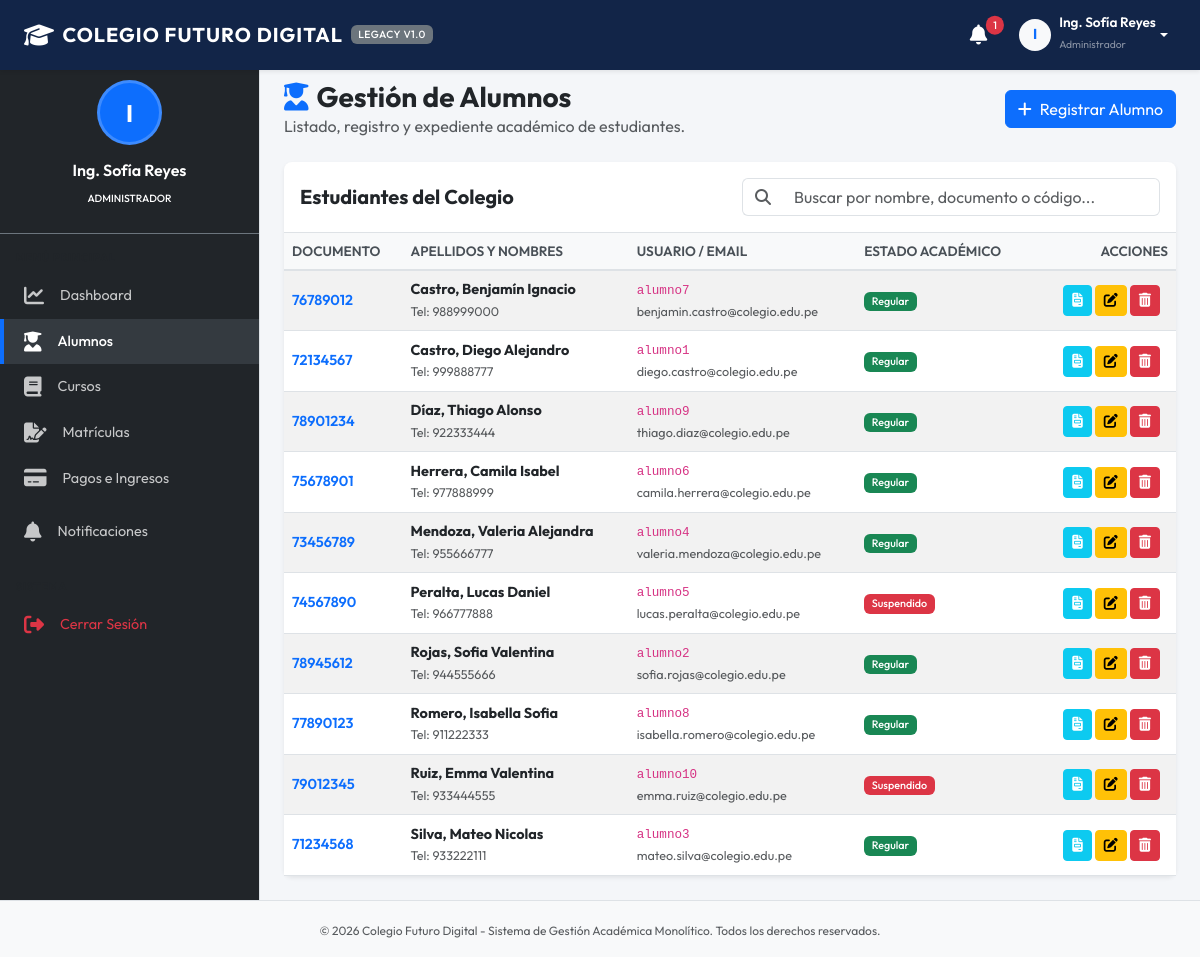
The app's page /modules/alumnos.php (signed in), older data.
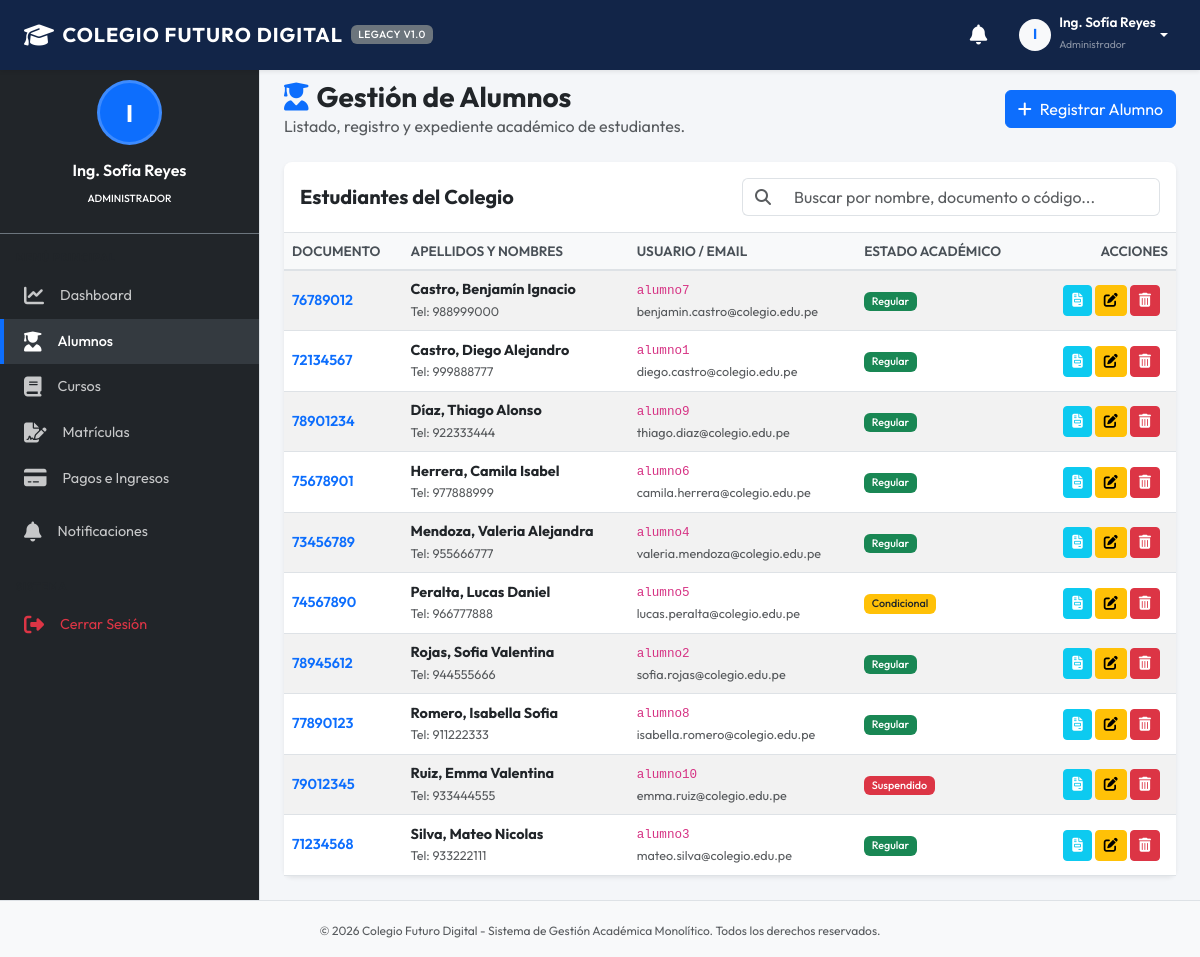
The same page, newer data.
### tables this page shows
CREATE TABLE alumnos (
            id INTEGER PRIMARY KEY AUTOINCREMENT,
            usuario_id INTEGER UNIQUE,
            nombre TEXT NOT NULL,
            apellido TEXT NOT NULL,
            documento TEXT UNIQUE NOT NULL,
            fecha_nacimiento TEXT,
            direccion TEXT,
            telefono TEXT,
            estado_academico TEXT DEFAULT 'Regular' CHECK(estado_academico IN ('Regular', 'Condicional', 'Suspendido', 'Egresado')),
            FOREIGN KEY (usuario_id) REFERENCES usuarios(id) ON DELETE SET NULL
        );

CREATE TABLE usuarios (
            id INTEGER PRIMARY KEY AUTOINCREMENT,
            username TEXT UNIQUE NOT NULL,
            password TEXT NOT NULL,
            nombre TEXT NOT NULL,
            email TEXT,
            rol TEXT NOT NULL CHECK(rol IN ('Director', 'Administrador', 'Docente', 'Alumno', 'Padre de familia'))
        );

### modules/alumnos.php (the view, shortened to what the changed rows need)
<?php
require_once __DIR__ . '/../config/db.php';
$rol = $_SESSION['usuario_rol'];
$can_modify = in_array($rol, ['Director', 'Administrador']);
$action = $_GET['action'] ?? 'list';
require_once __DIR__ . '/../includes/header.php';
require_once __DIR__ . '/../includes/sidebar.php';
?>
<div class="d-flex justify-content-between align-items-center mb-4">
    <div>
        <h1 class="h3 mb-0 text-dark fw-bold"><i class="fa-solid fa-user-graduate me-2 text-primary"></i>Gestión de Alumnos</h1>
    </div>
</div>
<?php if ($action === 'list'): ?>
    <?php
    try {
        $stmt = $pdo->query("
            SELECT a.*, u.username, u.email
            FROM alumnos a
            LEFT JOIN usuarios u ON a.usuario_id = u.id
            ORDER BY a.apellido ASC, a.nombre ASC
        ");
        $alumnos = $stmt->fetchAll();
    } catch (PDOException $e) {
        echo "<div class='alert alert-danger'>Error al cargar alumnos: " . $e->getMessage() . "</div>";
        $alumnos = [];
    }
    ?>
    <div class="card bg-white shadow-sm border-0">
        <div class="card-body p-0">
            <div class="table-responsive">
                <table class="table table-hover table-striped align-middle mb-0">
                    <thead>
                        <tr>
                            <th>Documento</th>
                            <th>Apellidos y Nombres</th>
                            <th>Usuario / Email</th>
                            <th>Estado Académico</th>
                            <th class="text-end">Acciones</th>
                        </tr>
                    </thead>
                    <tbody>
                        <?php if (empty($alumnos)): ?>
                            <tr>
                                <td colspan="5" class="text-center py-4 text-muted">No hay alumnos registrados en el sistema.</td>
                            </tr>
                        <?php else: ?>
                            <?php foreach ($alumnos as $al): ?>
                                <tr>
                                    <td class="fw-semibold text-primary"><?php echo htmlspecialchars($al['documento']); ?></td>
                                    <td>
                                        <div class="fw-bold"><?php echo htmlspecialchars($al['apellido'] . ', ' . $al['nombre']); ?></div>
                                        <small class="text-muted">Tel: <?php echo htmlspecialchars($al['telefono'] ?: '-'); ?></small>
                                    </td>
                                    <td>
                                        <div><code><?php echo htmlspecialchars($al['username'] ?: ''); ?></code></div>
                                        <small class="text-muted"><?php echo htmlspecialchars($al['email'] ?: ''); ?></small>
                                    </td>
                                    <td>
                                        <?php
                                        $badgeColor = 'bg-success';
                                        if ($al['estado_academico'] === 'Condicional') $badgeColor = 'bg-warning text-dark';
                                        elseif ($al['estado_academico'] === 'Suspendido') $badgeColor = 'bg-danger';
                                        elseif ($al['estado_academico'] === 'Egresado') $badgeColor = 'bg-info';
                                        ?>
                                        <span class="badge <?php echo $badgeColor; ?>"><?php echo $al['estado_academico']; ?></span>
                                    </td>
                                    <td class="text-end px-3">
                                        <a href="alumnos.php?action=view&id=<?php echo $al['id']; ?>" class="btn btn-sm btn-info text-white" title="Ver Expediente"><i class="fa-solid fa-file-invoice"></i></a>
                                        <?php if ($can_modify): ?>
                                            <a href="alumnos.php?action=edit&id=<?php echo $al['id']; ?>" class="btn btn-sm btn-warning" title="Editar"><i class="fa-solid fa-pen-to-square"></i></a>
                                            <a href="alumnos.php?action=delete&id=<?php echo $al['id']; ?>" class="btn btn-sm btn-danger" title="Eliminar" onclick="return confirmarEliminacion('¿Desea eliminar este alumno? Se borrarán sus notas, asistencias, pagos y su usuario del sistema.');"><i class="fa-solid fa-trash-can"></i></a>
                                        <?php endif; ?>
                                    </td>
                                </tr>
                            <?php endforeach; ?>
                        <?php endif; ?>
                    </tbody>
                </table>
            </div>
        </div>
    </div>
<?php endif; ?>
<?php
require_once __DIR__ . '/../includes/footer.php';
?>

### includes/header.php (shortened to what the changed rows need)
<?php
$is_module = (strpos($_SERVER['SCRIPT_NAME'], '/modules/') !== false);
$base_path = $is_module ? '../' : './';
require_once __DIR__ . '/../config/db.php';
$notif_count = 0;
try {
    $stmtNotif = $pdo->prepare("SELECT COUNT(*) FROM notificaciones WHERE usuario_id = ? AND leido = 0");
    $stmtNotif->execute([$_SESSION['usuario_id']]);
    $notif_count = $stmtNotif->fetchColumn();
} catch (PDOException $e) {
}
?>
<!DOCTYPE html>
<html lang="es">
<head>
    <link href="https://cdn.jsdelivr.net/npm/bootstrap@5.3.0/dist/css/bootstrap.min.css" rel="stylesheet">
    <link href="https://cdnjs.cloudflare.com/ajax/libs/font-awesome/6.4.0/css/all.min.css" rel="stylesheet">
    <link href="<?php echo $base_path; ?>assets/css/style.css" rel="stylesheet">
</head>
<body>
    <nav class="navbar navbar-expand-lg navbar-dark bg-primary-dark fixed-top shadow-sm">
        <div class="container-fluid px-4">
            <div class="collapse navbar-collapse" id="navbarContent">
                <ul class="navbar-nav ms-auto align-items-center">
                    <li class="nav-item me-3 position-relative">
                        <a class="nav-link text-white d-flex align-items-center" href="<?php echo $base_path; ?>modules/notificaciones.php" title="Notificaciones del sistema">
                            <i class="fa-solid fa-bell fs-5"></i>
                            <?php if ($notif_count > 0): ?>
                                <span class="position-absolute top-1 start-100 translate-middle badge rounded-pill bg-danger" style="font-size: 0.65rem;">
                                    <?php echo $notif_count; ?>
                                </span>
                            <?php endif; ?>
                        </a>
                    </li>
                </ul>
            </div>
        </div>
    </nav>
    <div class="wrapper">

Row changes from the older to the newer data that the page shows:
changed alumnos "Peralta, Lucas Daniel": estado_academico "Suspendido" → "Condicional"
Text that changed along with them:
$notif_count: "1" → (not shown)
